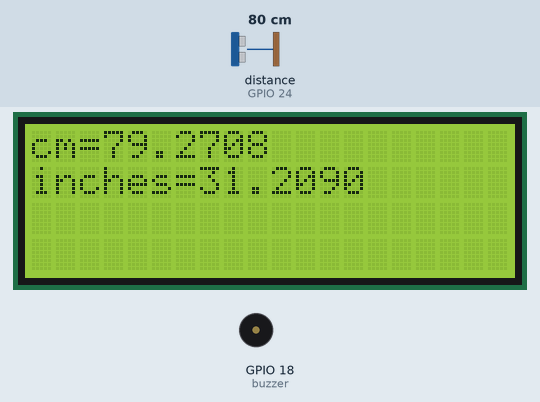
Simulated run of this program. Board: Raspberry Pi (BCM pin numbers). Shown: 20×4 character LCD, buzzer (waves = sounding, pin HIGH). The inputs (shaded band) are chosen by the test bench; at power-on: distance to the obstacle (sensor on GPIO 24) 80 cm. The echo pulse lasts 58.3 µs per cm; the interpreter's speed is modelled, so counts of loop turns are approximate; the clock reads 2024-03-15 10:24:30 at power-on unless the program sets it; pins used as bus, display or sensor lines are not drawn; what the program prints to the terminal is not drawn.

Above: at 1.2 s.
1.3 s: distance to the obstacle (sensor on GPIO 24) set to 7 cm
At 2.7 s:
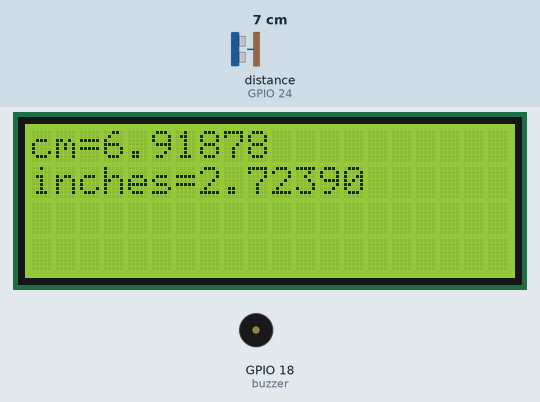
5.5 s: distance to the obstacle (sensor on GPIO 24) set to 4 cm
At 6.49 s:
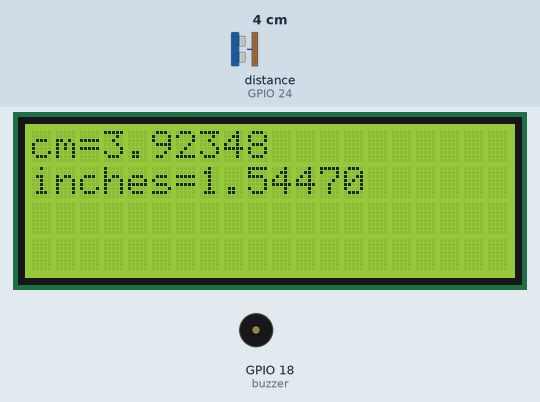
Timing chart, 0 to 8.5 s (numbered marks = the images above; inputs shaded):
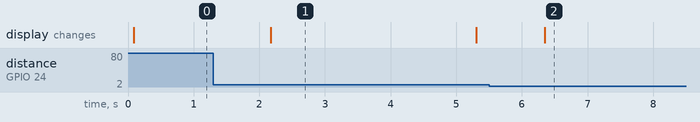

Measured:
- after the input at 1.3 s, the display: changes after 0.88 s (image 1)
- after the input at 5.5 s, the display: changes after 0.85 s (image 2)
- what the display in image 1 shows lasts 3.1 s, from 2.2 s to 5.3 s

The program:

ep3.py
```python
import RPi.GPIO as GPIO
import time
import sys
import smbus2
from RPLCD.i2c import CharLCD

GPIO.setmode(GPIO.BCM)
GPIO.setwarnings(False)

trigger = 23
echo = 24
buzzer = 18

GPIO.setup(trigger, GPIO.OUT)
GPIO.setup(echo, GPIO.IN)
GPIO.setup(buzzer, GPIO.OUT)

Do = 523
Re = 587
Mi = 659
Fa = 698
So = 784

song = [Mi, Mi, Fa, So, So, Fa, Mi, Re, Do, Do, Re, Mi]

def trigger_send():
    GPIO.output(trigger, True)
    time.sleep(0.001)
    GPIO.output(trigger, False)

def echo_wait(value, timeout):
    count = timeout
    while GPIO.input(echo) != value and count > 0:
        count = count - 1

def get_distance():
    trigger_send()
    echo_wait(True, 5000)  # 等於True時記錄開始時間
    start = time.time()
    echo_wait(False, 5000)  # 等於False時記錄結束時間
    end = time.time()
    pulse_len = end - start
    distance_cm = pulse_len * 340 * 100 / 2
    return distance_cm

def play(pitch, sec):
    half_pitch = (1 / pitch) / 2
    t = int(pitch * sec)
    for i in range(t):
        GPIO.output(buzzer, GPIO.HIGH)
        time.sleep(half_pitch)
        GPIO.output(buzzer, GPIO.LOW)
        time.sleep(half_pitch)

sys.modules['smbus'] = smbus2

lcd = CharLCD('PCF8574', address=0x27, port=1, backlight_enabled=True)

try:
    print('Press CTRL + C to quit')
    lcd.clear()
    while True:
        dist_cm = get_distance()
        dist_in = dist_cm / 2.54

        lcd.cursor_pos = (0, 0)
        lcd.write_string("cm=%.4f" % dist_cm)
        lcd.cursor_pos = (1, 0)
        lcd.write_string("inches=%.4f" % dist_in)

        if dist_cm < 5:
            for s in song:
                play(s, 0.5)
            play(Mi, 0.75)
            play(Re, 0.25)
            play(Re, 1)
            for s in song:
                play(s, 0.5)
            play(Re, 0.75)
            play(Do, 0.25)
            play(Do, 1)

        time.sleep(1)
except KeyboardInterrupt:
    print('Closed Program')
finally:
    lcd.clear()
    GPIO.cleanup()
```
